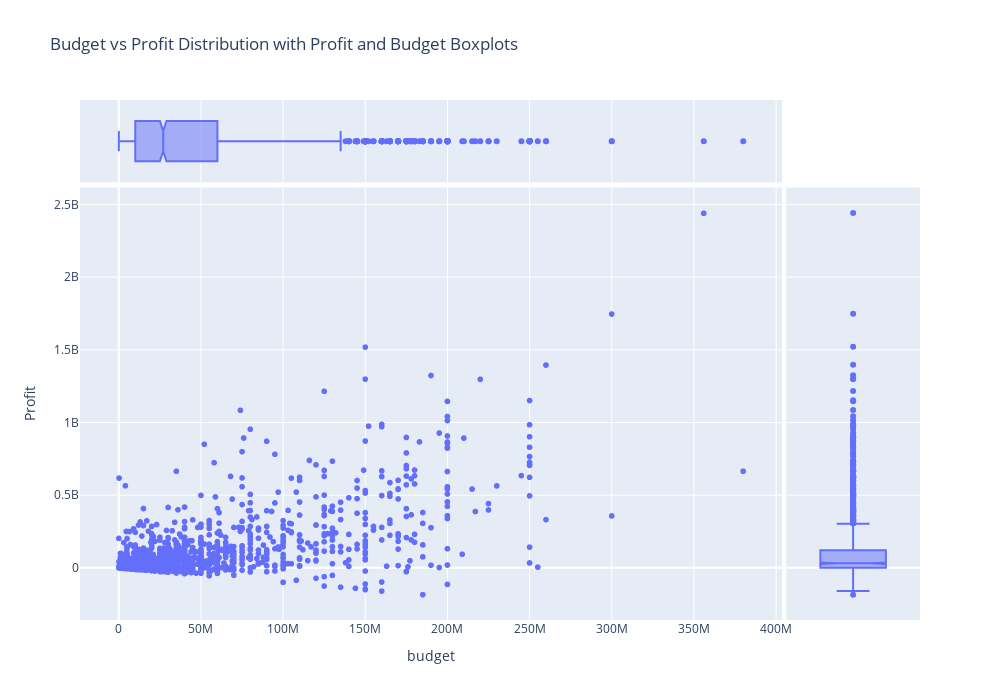

Notebook cell for this chart:
### Markdown cell above
<img src="money_header.jpg" alt="MONEY!" style="width:500px;height:300px;">

Looking at the plot below it can be surmised that the the distribution of the data has a strongly positive skew. Taking this information and comparing it to a scatter plot will allow for further derivation of further insights to confirm ideas that can be drawn from the data. 

The scatter plot reveals a large cluster of data and betrays the few outliers that trail at the tail of the data. Working with his information an inference can be made about where our optimal budget may be derived from. This ends can be achieved with the use of a regression line, mean estimation, and confidence intervals to look where the data is most useful for estimation of the optimal budget.

### Code cell
## Create boxplot/scatterplot in plotly express
fig = make_subplots(rows=2, cols=1)

fig = px.scatter(x='budget', y='Profit', data_frame=top_100,
                 title="Budget vs Profit Distribution with Profit and Budget Boxplots", 
                 hover_data=['title'], marginal_x='box', marginal_y='box',
                 width=1000, height=700)
fig.show()

## Create and manage regplot with Seaborn
plt.figure(figsize=(10, 6))

plt.ticklabel_format(axis='both', style='plain')
plt.title('Budget vs. Profit \n Regression Plot with Confidence Intervals', fontsize=13)
ax = sns.regplot(x='budget', y='Profit', data=top_100, fit_reg=True, x_bins=10, x_ci='ci')

fmt = '${x:,.0f}'
tick = mtick.StrMethodFormatter(fmt)
ax.xaxis.set_major_formatter(tick)
ax.yaxis.set_major_formatter(tick)
plt.xticks(rotation=90)

plt.style.use('seaborn')
plt.show()
plt.savefig('regplot.png')

### Figure 1 — Plotly figure (JSON) as saved in the notebook; plotly's stock layout.template omitted (floating-point values rounded to 4 significant figures; data arrays with more than 128 entries replaced by an {"elided": "..."} marker saying what was removed)
{"data": [{"customdata": {"elided": "1541x1 str values"}, "hovertemplate": "budget=%{x}<br>Profit=%{y}<br>title=%{customdata[0]}<extra></extra>", "legendgroup": "", "marker": {"color": "#636efa", "symbol": "circle"}, "mode": "markers", "name": "", "showlegend": false, "type": "scattergl", "x": {"elided": "1541 int values"}, "xaxis": "x", "y": {"elided": "1541 int values"}, "yaxis": "y"}, {"alignmentgroup": "True", "customdata": {"elided": "1541x1 str values"}, "hovertemplate": "budget=%{x}<br>title=%{customdata[0]}<extra></extra>", "legendgroup": "", "marker": {"color": "#636efa", "symbol": "circle"}, "name": "", "notched": true, "offsetgroup": "", "showlegend": false, "type": "box", "x": {"elided": "1541 int values"}, "xaxis": "x3", "yaxis": "y3"}, {"alignmentgroup": "True", "customdata": {"elided": "1541x1 str values"}, "hovertemplate": "Profit=%{y}<br>title=%{customdata[0]}<extra></extra>", "legendgroup": "", "marker": {"color": "#636efa", "symbol": "circle"}, "name": "", "notched": true, "offsetgroup": "", "showlegend": false, "type": "box", "xaxis": "x2", "y": {"elided": "1541 int values"}, "yaxis": "y2"}], "layout": {"height": 700, "legend": {"tracegroupgap": 0}, "title": {"text": "Budget vs Profit Distribution with Profit and Budget Boxplots"}, "width": 1000, "xaxis": {"anchor": "y", "domain": [0, 0.8358], "title": {"text": "budget"}}, "xaxis2": {"anchor": "y2", "domain": [0.8408, 1], "matches": "x2", "showgrid": false, "showline": false, "showticklabels": false, "ticks": ""}, "xaxis3": {"anchor": "y3", "domain": [0, 0.8358], "matches": "x", "showgrid": true, "showticklabels": false}, "xaxis4": {"anchor": "y4", "domain": [0.8408, 1], "matches": "x2", "showgrid": false, "showline": false, "showticklabels": false, "ticks": ""}, "yaxis": {"anchor": "x", "domain": [0, 0.8316], "title": {"text": "Profit"}}, "yaxis2": {"anchor": "x2", "domain": [0, 0.8316], "matches": "y", "showgrid": true, "showticklabels": false}, "yaxis3": {"anchor": "x3", "domain": [0.8416, 1], "matches": "y3", "showgrid": false, "showline": false, "showticklabels": false, "ticks": ""}, "yaxis4": {"anchor": "x4", "domain": [0.8416, 1], "matches": "y3", "showgrid": true, "showline": false, "showticklabels": false, "ticks": ""}}}
